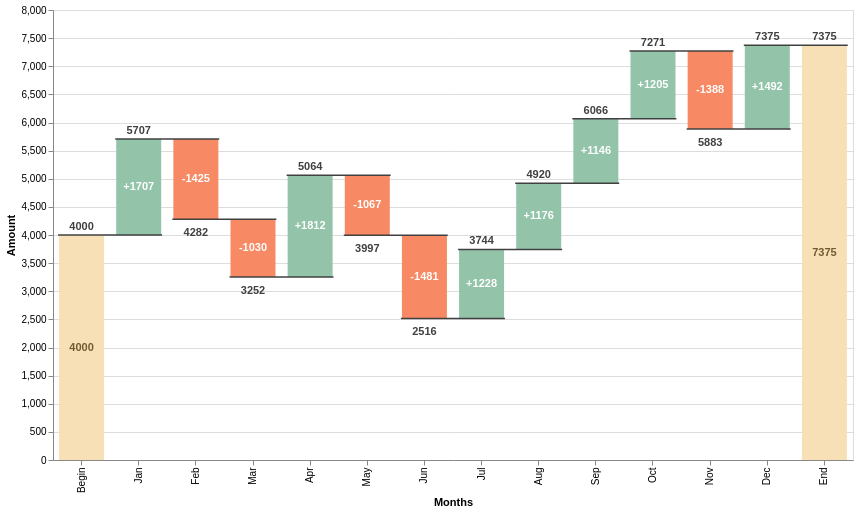

Express this chart as Vega-Lite.
### Vega-Lite specification from a JSON file in a GitHub repository (floating-point values rounded to 4 significant figures)
{"$schema": "https://vega.github.io/schema/vega-lite/v2.json", "data": {"values": [{"label": "Begin", "amount": 4000}, {"label": "Jan", "amount": 1707}, {"label": "Feb", "amount": -1425}, {"label": "Mar", "amount": -1030}, {"label": "Apr", "amount": 1812}, {"label": "May", "amount": -1067}, {"label": "Jun", "amount": -1481}, {"label": "Jul", "amount": 1228}, {"label": "Aug", "amount": 1176}, {"label": "Sep", "amount": 1146}, {"label": "Oct", "amount": 1205}, {"label": "Nov", "amount": -1388}, {"label": "Dec", "amount": 1492}, {"label": "End", "amount": 0}]}, "width": 800, "height": 450, "transform": [{"window": [{"op": "sum", "field": "amount", "as": "sum"}]}, {"calculate": "datum.label === 'End' ? 0 : datum.sum - datum.amount", "as": "previous_sum"}, {"calculate": "datum.label === 'End' ? datum.sum : datum.amount", "as": "amount"}, {"calculate": "(datum.label !== 'Begin' && datum.label !== 'End' && datum.amount > 0 ? '+' : '') + datum.amount", "as": "text_amount"}, {"calculate": "(datum.sum + datum.previous_sum) / 2", "as": "center"}, {"calculate": "datum.sum < datum.previous_sum ? datum.sum : ''", "as": "sum_dec"}, {"calculate": "datum.sum > datum.previous_sum ? datum.sum : ''", "as": "sum_inc"}], "encoding": {"x": {"field": "label", "type": "ordinal", "sort": null, "title": "Months"}}, "layer": [{"mark": {"type": "bar", "size": 45}, "encoding": {"y": {"field": "previous_sum", "type": "quantitative", "title": "Amount"}, "y2": {"field": "sum", "type": "quantitative"}, "color": {"condition": [{"test": "datum.label === 'Begin' || datum.label === 'End'", "value": "#f7e0b6"}, {"test": "datum.sum < datum.previous_sum", "value": "#f78a64"}], "value": "#93c4aa"}}}, {"mark": {"type": "tick", "color": "#404040", "thickness": 1.5, "opacity": 1, "xOffset": 28.5}, "encoding": {"y": {"field": "sum", "type": "quantitative"}, "size": {"condition": [{"test": "datum.label === 'End'", "value": 0}], "value": 104}}}, {"mark": {"type": "text", "dy": -8, "fontWeight": "bold", "color": "#404040"}, "encoding": {"y": {"field": "sum_inc", "type": "quantitative"}, "text": {"field": "sum_inc", "type": "nominal"}}}, {"mark": {"type": "text", "dy": 8, "baseline": "top", "fontWeight": "bold", "color": "#404040"}, "encoding": {"y": {"field": "sum_dec", "type": "quantitative"}, "text": {"field": "sum_dec", "type": "nominal"}}}, {"mark": {"type": "text", "fontWeight": "bold", "baseline": "middle"}, "encoding": {"y": {"field": "center", "type": "quantitative"}, "text": {"field": "text_amount", "type": "nominal"}, "color": {"condition": [{"test": "datum.label === 'Begin' || datum.label === 'End'", "value": "#725a30"}], "value": "white"}}}]}
